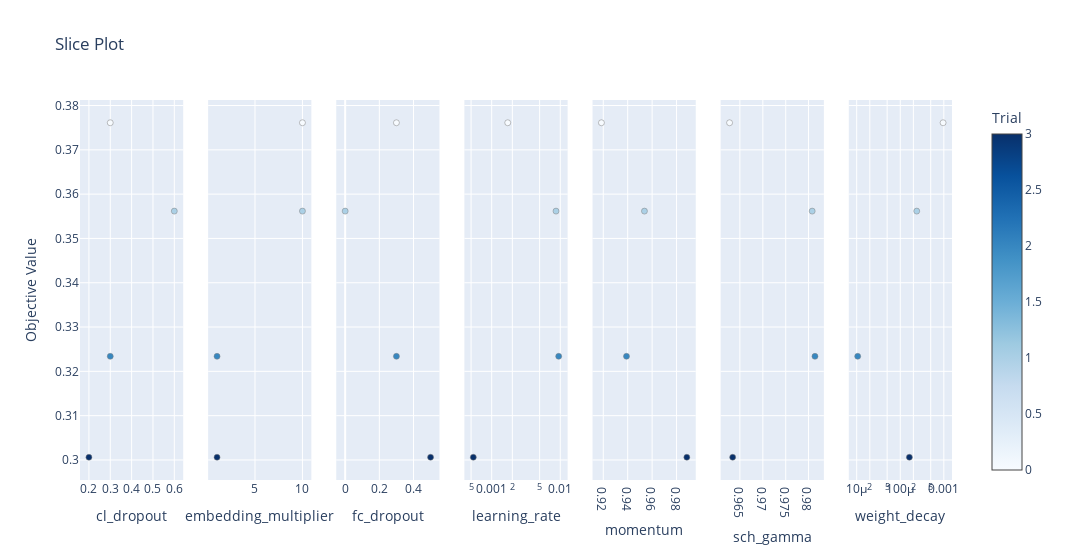

Write notebook code for a chart like this one.
### Code cell
optuna.visualization.plot_slice(best_trials)

### Figure 1 — Plotly figure (JSON) as saved in the notebook; plotly's stock layout.template omitted (floating-point values rounded to 4 significant figures)
{"data": [{"marker": {"color": [0, 1, 2, 3], "colorbar": {"title": {"text": "Trial"}, "x": 1, "xpad": 40}, "colorscale": [[0, "rgb(247,251,255)"], [0.125, "rgb(222,235,247)"], [0.25, "rgb(198,219,239)"], [0.375, "rgb(158,202,225)"], [0.5, "rgb(107,174,214)"], [0.625, "rgb(66,146,198)"], [0.75, "rgb(33,113,181)"], [0.875, "rgb(8,81,156)"], [1, "rgb(8,48,107)"]], "line": {"color": "Grey", "width": 0.5}, "showscale": true}, "mode": "markers", "showlegend": false, "type": "scatter", "x": [0.3, 0.6, 0.3, 0.2], "xaxis": "x", "y": [0.3761, 0.3562, 0.3234, 0.3006], "yaxis": "y"}, {"marker": {"color": [0, 1, 2, 3], "colorbar": {"title": {"text": "Trial"}, "x": 1, "xpad": 40}, "colorscale": [[0, "rgb(247,251,255)"], [0.125, "rgb(222,235,247)"], [0.25, "rgb(198,219,239)"], [0.375, "rgb(158,202,225)"], [0.5, "rgb(107,174,214)"], [0.625, "rgb(66,146,198)"], [0.75, "rgb(33,113,181)"], [0.875, "rgb(8,81,156)"], [1, "rgb(8,48,107)"]], "line": {"color": "Grey", "width": 0.5}, "showscale": false}, "mode": "markers", "showlegend": false, "type": "scatter", "x": [10, 10, 1, 1], "xaxis": "x2", "y": [0.3761, 0.3562, 0.3234, 0.3006], "yaxis": "y2"}, {"marker": {"color": [0, 1, 2, 3], "colorbar": {"title": {"text": "Trial"}, "x": 1, "xpad": 40}, "colorscale": [[0, "rgb(247,251,255)"], [0.125, "rgb(222,235,247)"], [0.25, "rgb(198,219,239)"], [0.375, "rgb(158,202,225)"], [0.5, "rgb(107,174,214)"], [0.625, "rgb(66,146,198)"], [0.75, "rgb(33,113,181)"], [0.875, "rgb(8,81,156)"], [1, "rgb(8,48,107)"]], "line": {"color": "Grey", "width": 0.5}, "showscale": false}, "mode": "markers", "showlegend": false, "type": "scatter", "x": [0.3, 0, 0.3, 0.5], "xaxis": "x3", "y": [0.3761, 0.3562, 0.3234, 0.3006], "yaxis": "y3"}, {"marker": {"color": [0, 1, 2, 3], "colorbar": {"title": {"text": "Trial"}, "x": 1, "xpad": 40}, "colorscale": [[0, "rgb(247,251,255)"], [0.125, "rgb(222,235,247)"], [0.25, "rgb(198,219,239)"], [0.375, "rgb(158,202,225)"], [0.5, "rgb(107,174,214)"], [0.625, "rgb(66,146,198)"], [0.75, "rgb(33,113,181)"], [0.875, "rgb(8,81,156)"], [1, "rgb(8,48,107)"]], "line": {"color": "Grey", "width": 0.5}, "showscale": false}, "mode": "markers", "showlegend": false, "type": "scatter", "x": [0.001714, 0.008673, 0.009493, 0.0005389], "xaxis": "x4", "y": [0.3761, 0.3562, 0.3234, 0.3006], "yaxis": "y4"}, {"marker": {"color": [0, 1, 2, 3], "colorbar": {"title": {"text": "Trial"}, "x": 1, "xpad": 40}, "colorscale": [[0, "rgb(247,251,255)"], [0.125, "rgb(222,235,247)"], [0.25, "rgb(198,219,239)"], [0.375, "rgb(158,202,225)"], [0.5, "rgb(107,174,214)"], [0.625, "rgb(66,146,198)"], [0.75, "rgb(33,113,181)"], [0.875, "rgb(8,81,156)"], [1, "rgb(8,48,107)"]], "line": {"color": "Grey", "width": 0.5}, "showscale": false}, "mode": "markers", "showlegend": false, "type": "scatter", "x": [0.9185, 0.9537, 0.939, 0.9884], "xaxis": "x5", "y": [0.3761, 0.3562, 0.3234, 0.3006], "yaxis": "y5"}, {"marker": {"color": [0, 1, 2, 3], "colorbar": {"title": {"text": "Trial"}, "x": 1, "xpad": 40}, "colorscale": [[0, "rgb(247,251,255)"], [0.125, "rgb(222,235,247)"], [0.25, "rgb(198,219,239)"], [0.375, "rgb(158,202,225)"], [0.5, "rgb(107,174,214)"], [0.625, "rgb(66,146,198)"], [0.75, "rgb(33,113,181)"], [0.875, "rgb(8,81,156)"], [1, "rgb(8,48,107)"]], "line": {"color": "Grey", "width": 0.5}, "showscale": false}, "mode": "markers", "showlegend": false, "type": "scatter", "x": [0.9628, 0.9808, 0.9814, 0.9634], "xaxis": "x6", "y": [0.3761, 0.3562, 0.3234, 0.3006], "yaxis": "y6"}, {"marker": {"color": [0, 1, 2, 3], "colorbar": {"title": {"text": "Trial"}, "x": 1, "xpad": 40}, "colorscale": [[0, "rgb(247,251,255)"], [0.125, "rgb(222,235,247)"], [0.25, "rgb(198,219,239)"], [0.375, "rgb(158,202,225)"], [0.5, "rgb(107,174,214)"], [0.625, "rgb(66,146,198)"], [0.75, "rgb(33,113,181)"], [0.875, "rgb(8,81,156)"], [1, "rgb(8,48,107)"]], "line": {"color": "Grey", "width": 0.5}, "showscale": false}, "mode": "markers", "showlegend": false, "type": "scatter", "x": [0.0009615, 0.000239, 1.054e-05, 0.0001617], "xaxis": "x7", "y": [0.3761, 0.3562, 0.3234, 0.3006], "yaxis": "y7"}], "layout": {"title": {"text": "Slice Plot"}, "width": 2100, "xaxis": {"anchor": "y", "domain": [0, 0.1184], "title": {"text": "cl_dropout"}}, "xaxis2": {"anchor": "y2", "domain": [0.1469, 0.2653], "title": {"text": "embedding_multiplier"}}, "xaxis3": {"anchor": "y3", "domain": [0.2939, 0.4122], "title": {"text": "fc_dropout"}}, "xaxis4": {"anchor": "y4", "domain": [0.4408, 0.5592], "title": {"text": "learning_rate"}, "type": "log"}, "xaxis5": {"anchor": "y5", "domain": [0.5878, 0.7061], "title": {"text": "momentum"}}, "xaxis6": {"anchor": "y6", "domain": [0.7347, 0.8531], "title": {"text": "sch_gamma"}, "type": "log"}, "xaxis7": {"anchor": "y7", "domain": [0.8816, 1.0], "title": {"text": "weight_decay"}, "type": "log"}, "yaxis": {"anchor": "x", "domain": [0, 1], "title": {"text": "Objective Value"}}, "yaxis2": {"anchor": "x2", "domain": [0, 1], "matches": "y", "showticklabels": false}, "yaxis3": {"anchor": "x3", "domain": [0, 1], "matches": "y", "showticklabels": false}, "yaxis4": {"anchor": "x4", "domain": [0, 1], "matches": "y", "showticklabels": false}, "yaxis5": {"anchor": "x5", "domain": [0, 1], "matches": "y", "showticklabels": false}, "yaxis6": {"anchor": "x6", "domain": [0, 1], "matches": "y", "showticklabels": false}, "yaxis7": {"anchor": "x7", "domain": [0, 1], "matches": "y", "showticklabels": false}}}
